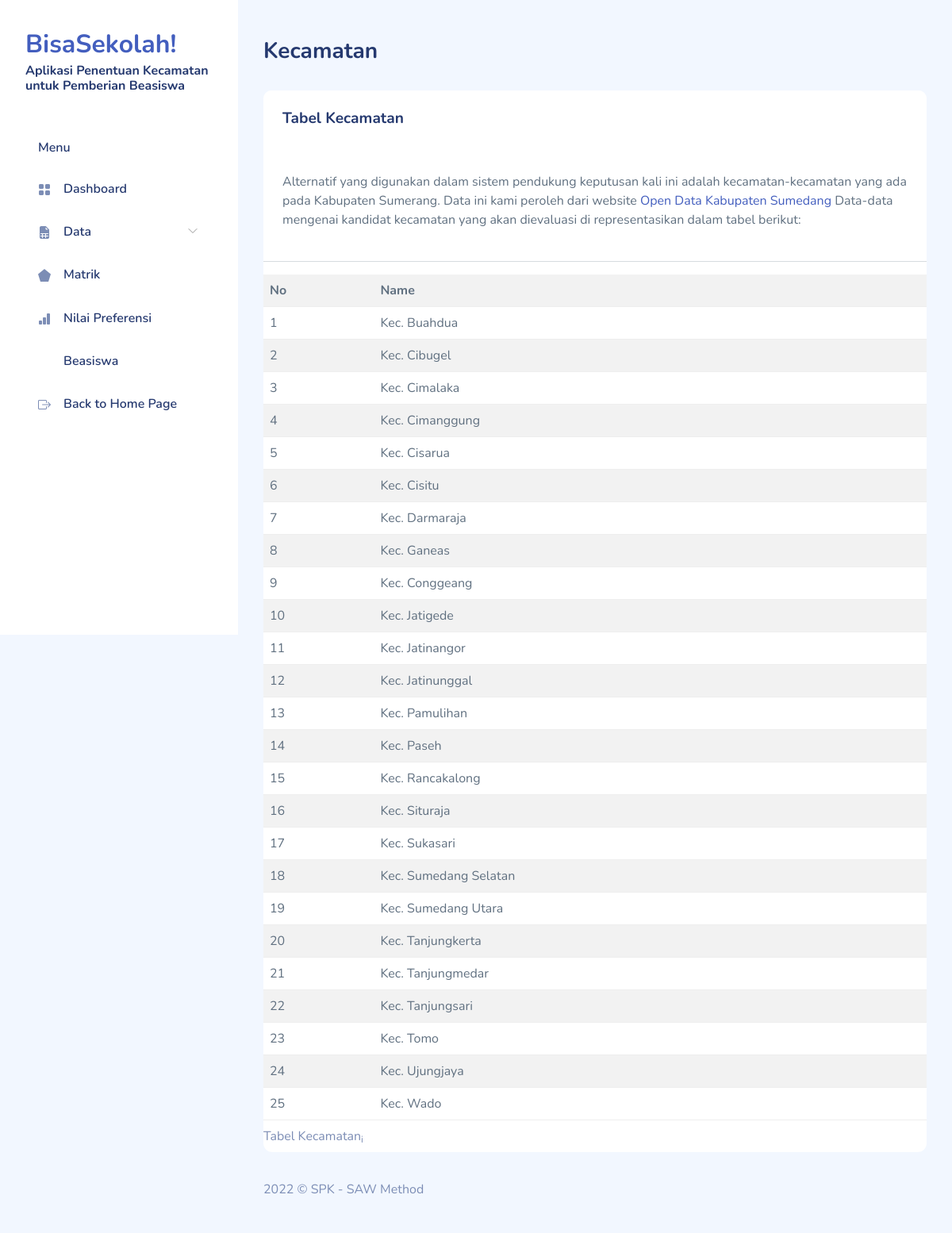
The page /alternatif.php on the database its author committed.
### tables this page shows
CREATE TABLE `districts` (
  `kdKecamatan` int(11) NOT NULL,
  `namaKecamatan` varchar(50) DEFAULT NULL
);

### alternatif.php (the view, shortened to what this page needs)
<!DOCTYPE html>
<html lang="en">
    <?php
require "layout/head.php";
require "include/conn.php";
?>
    <body>
        <div id="app">
            <?php require "layout/sidebar.php";?>
            <div id="main">
                <div class="page-heading">
                    <h3>Kecamatan</h3>
                </div>
                <div class="page-content">
                    <section class="row">
                        <div class="col-12">
                            <div class="card">
                                <div class="card-header">
                                    <h4 class="card-title">Tabel Kecamatan</h4>
                                </div>
                                <div class="card-content">
                                    <div class="card-body">
                                        <p class="card-text">
                                            Alternatif yang digunakan dalam sistem pendukung keputusan kali ini adalah kecamatan-kecamatan yang ada pada
                                            Kabupaten Sumerang. Data ini kami peroleh dari website <a href="https://opendata.sumedangkab.go.id/index.php/dashboard/dataseet">Open Data Kabupaten Sumedang </a>
                                            Data-data mengenai kandidat kecamatan yang akan dievaluasi di representasikan dalam tabel berikut:
                                        </p>
                                    </div>
                                    <hr>
                                    <div class="table-responsive">
                                        <table class="table table-striped mb-0">
                                            <caption>
                                                Tabel Kecamatan<sub>i</sub>
                                            </caption>
                                            <tr>
                                                <th>No</th>
                                                <th colspan="2">Name</th>
                                            </tr>
                                            <?php
$sql = 'SELECT kdKecamatan, namaKecamatan FROM districts';
$result = $db->query($sql);
$i = 0;
while ($row = $result->fetch_object()) {
    echo "<tr>
        <td class='right'>" . (++$i) . "</td>
        <td class='center'>{$row->namaKecamatan}</td>
      </tr>\n";
}
?>
                                        </table>
                                    </div>
                                </div>
                            </div>
                        </div>
                    </section>
                </div>
                <?php require "layout/footer.php";?>
            </div>
        </div>
    </body>
</html>

### assets/css/app.css (style rules this page uses)
.card { margin-bottom:2.2rem;border:none }
.card .card-header { border:none }
.card .card-header h4 { font-size:1.2rem;font-weight:700 }
.card .card-content { position:relative }
.card .card-title { font-size:1.2rem }
.card .card-body { padding:1.5rem }
.dataTable-table td,.dataTable-table thead th,.table td,.table thead th { vertical-align:middle }
#main { margin-left:300px;padding:2rem }
.page-heading { margin:0 0 2rem }
.page-heading h3 { font-weight:700 }
a { text-decoration:none }

### rows shown on the page
districts: namaKecamatan "Kec. Buahdua"
districts: namaKecamatan "Kec. Cibugel"
districts: namaKecamatan "Kec. Cimalaka"
districts: namaKecamatan "Kec. Cimanggung"
districts: namaKecamatan "Kec. Cisarua"
districts: namaKecamatan "Kec. Cisitu"
districts: namaKecamatan "Kec. Darmaraja"
districts: namaKecamatan "Kec. Ganeas"
districts: namaKecamatan "Kec. Conggeang"
districts: namaKecamatan "Kec. Jatigede"
districts: namaKecamatan "Kec. Jatinangor"
districts: namaKecamatan "Kec. Jatinunggal"
districts: namaKecamatan "Kec. Pamulihan"
districts: namaKecamatan "Kec. Paseh"
districts: namaKecamatan "Kec. Rancakalong"
districts: namaKecamatan "Kec. Situraja"
districts: namaKecamatan "Kec. Sukasari"
districts: namaKecamatan "Kec. Sumedang Selatan"
districts: namaKecamatan "Kec. Sumedang Utara"
districts: namaKecamatan "Kec. Tanjungkerta"
districts: namaKecamatan "Kec. Tanjungmedar"
districts: namaKecamatan "Kec. Tanjungsari"
districts: namaKecamatan "Kec. Tomo"
districts: namaKecamatan "Kec. Ujungjaya"
districts: namaKecamatan "Kec. Wado"
